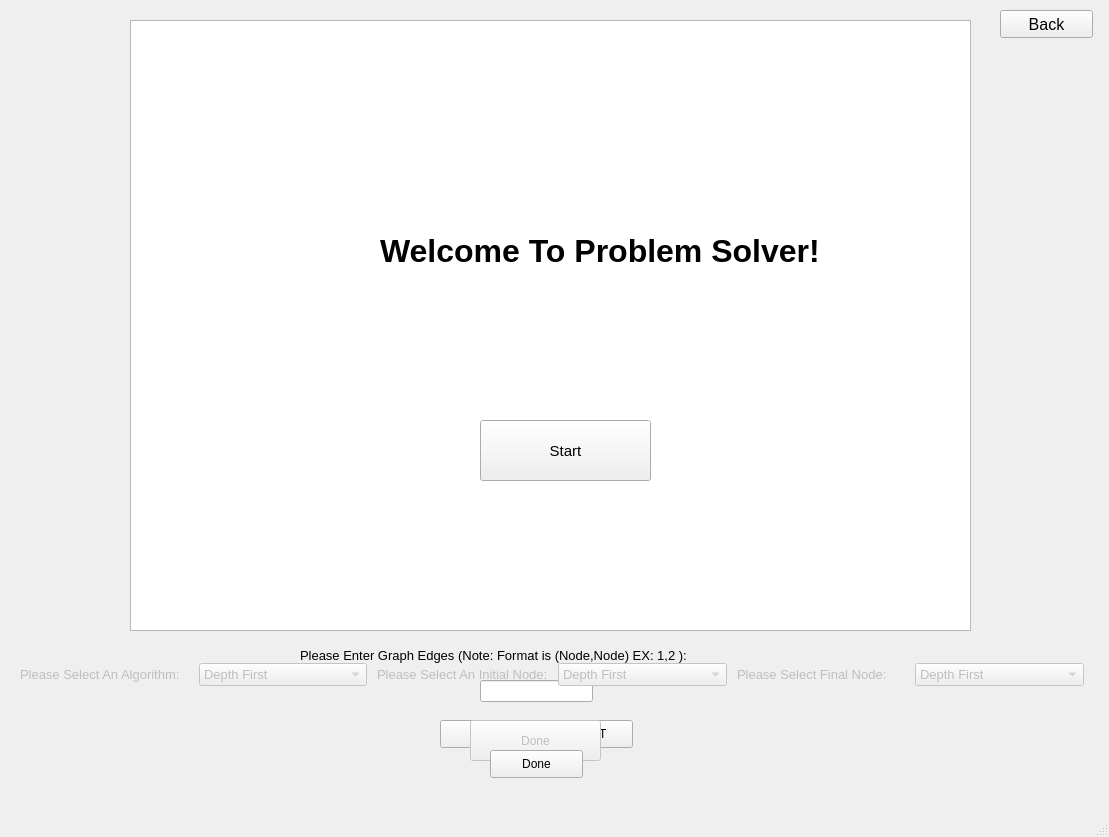
<?xml version="1.0" encoding="UTF-8"?>
<ui version="4.0">
 <class>MainWindow</class>
 <widget class="QMainWindow" name="MainWindow">
  <property name="geometry">
   <rect>
    <x>0</x>
    <y>0</y>
    <width>1109</width>
    <height>837</height>
   </rect>
  </property>
  <property name="windowTitle">
   <string>Problem Solver</string>
  </property>
  <widget class="QWidget" name="centralwidget">
   <widget class="QLabel" name="label">
    <property name="geometry">
     <rect>
      <x>300</x>
      <y>640</y>
      <width>501</width>
      <height>31</height>
     </rect>
    </property>
    <property name="font">
     <font>
      <pointsize>10</pointsize>
     </font>
    </property>
    <property name="text">
     <string>Please Enter Graph Edges (Note: Format is (Node,Node) EX: 1,2 ):</string>
    </property>
   </widget>
   <widget class="QLineEdit" name="inputnodes">
    <property name="geometry">
     <rect>
      <x>480</x>
      <y>680</y>
      <width>113</width>
      <height>22</height>
     </rect>
    </property>
   </widget>
   <widget class="QPushButton" name="add">
    <property name="geometry">
     <rect>
      <x>440</x>
      <y>720</y>
      <width>93</width>
      <height>28</height>
     </rect>
    </property>
    <property name="text">
     <string>ADD</string>
    </property>
   </widget>
   <widget class="QPushButton" name="reset">
    <property name="geometry">
     <rect>
      <x>540</x>
      <y>720</y>
      <width>93</width>
      <height>28</height>
     </rect>
    </property>
    <property name="text">
     <string>RESET</string>
    </property>
   </widget>
   <widget class="QTreeView" name="treeView">
    <property name="geometry">
     <rect>
      <x>130</x>
      <y>20</y>
      <width>841</width>
      <height>611</height>
     </rect>
    </property>
   </widget>
   <widget class="QPushButton" name="done">
    <property name="enabled">
     <bool>false</bool>
    </property>
    <property name="geometry">
     <rect>
      <x>470</x>
      <y>720</y>
      <width>131</width>
      <height>41</height>
     </rect>
    </property>
    <property name="text">
     <string>Done</string>
    </property>
   </widget>
   <widget class="QPushButton" name="pushButton">
    <property name="geometry">
     <rect>
      <x>490</x>
      <y>750</y>
      <width>93</width>
      <height>28</height>
     </rect>
    </property>
    <property name="text">
     <string>Done</string>
    </property>
   </widget>
   <widget class="QWidget" name="layoutWidget">
    <property name="geometry">
     <rect>
      <x>20</x>
      <y>660</y>
      <width>1064</width>
      <height>29</height>
     </rect>
    </property>
    <layout class="QHBoxLayout" name="horizontalLayout">
     <property name="spacing">
      <number>10</number>
     </property>
     <item>
      <widget class="QLabel" name="label_3">
       <property name="enabled">
        <bool>false</bool>
       </property>
       <property name="font">
        <font>
         <pointsize>10</pointsize>
        </font>
       </property>
       <property name="text">
        <string>Please Select An Algorithm:</string>
       </property>
      </widget>
     </item>
     <item>
      <widget class="QComboBox" name="algochoose">
       <property name="enabled">
        <bool>false</bool>
       </property>
       <property name="font">
        <font>
         <pointsize>10</pointsize>
        </font>
       </property>
       <item>
        <property name="text">
         <string>Depth First</string>
        </property>
       </item>
       <item>
        <property name="text">
         <string>Breadth First</string>
        </property>
       </item>
      </widget>
     </item>
     <item>
      <widget class="QLabel" name="label_4">
       <property name="enabled">
        <bool>false</bool>
       </property>
       <property name="font">
        <font>
         <pointsize>10</pointsize>
        </font>
       </property>
       <property name="text">
        <string>Please Select An Initial Node:</string>
       </property>
      </widget>
     </item>
     <item>
      <widget class="QComboBox" name="initialnodechoose">
       <property name="enabled">
        <bool>false</bool>
       </property>
       <property name="font">
        <font>
         <pointsize>10</pointsize>
        </font>
       </property>
       <item>
        <property name="text">
         <string>Depth First</string>
        </property>
       </item>
       <item>
        <property name="text">
         <string>Breadth First</string>
        </property>
       </item>
      </widget>
     </item>
     <item>
      <widget class="QLabel" name="label_5">
       <property name="enabled">
        <bool>false</bool>
       </property>
       <property name="font">
        <font>
         <pointsize>10</pointsize>
        </font>
       </property>
       <property name="text">
        <string>Please Select Final Node:</string>
       </property>
      </widget>
     </item>
     <item>
      <widget class="QComboBox" name="finalnodechoose">
       <property name="enabled">
        <bool>false</bool>
       </property>
       <property name="font">
        <font>
         <pointsize>10</pointsize>
        </font>
       </property>
       <item>
        <property name="text">
         <string>Depth First</string>
        </property>
       </item>
       <item>
        <property name="text">
         <string>Breadth First</string>
        </property>
       </item>
      </widget>
     </item>
    </layout>
   </widget>
   <widget class="QPushButton" name="backbtn">
    <property name="geometry">
     <rect>
      <x>1000</x>
      <y>10</y>
      <width>93</width>
      <height>28</height>
     </rect>
    </property>
    <property name="font">
     <font>
      <pointsize>12</pointsize>
     </font>
    </property>
    <property name="text">
     <string>Back</string>
    </property>
   </widget>
   <widget class="QLabel" name="iconmainscreen">
    <property name="geometry">
     <rect>
      <x>100</x>
      <y>100</y>
      <width>311</width>
      <height>301</height>
     </rect>
    </property>
    <property name="text">
     <string/>
    </property>
    <property name="pixmap">
     <pixmap>icon.png</pixmap>
    </property>
    <property name="scaledContents">
     <bool>true</bool>
    </property>
   </widget>
   <widget class="QLabel" name="labelmainscreen">
    <property name="geometry">
     <rect>
      <x>380</x>
      <y>200</y>
      <width>601</width>
      <height>101</height>
     </rect>
    </property>
    <property name="font">
     <font>
      <pointsize>24</pointsize>
      <weight>75</weight>
      <bold>true</bold>
     </font>
    </property>
    <property name="text">
     <string>Welcome To Problem Solver!</string>
    </property>
   </widget>
   <widget class="QPushButton" name="buttonstart">
    <property name="geometry">
     <rect>
      <x>480</x>
      <y>420</y>
      <width>171</width>
      <height>61</height>
     </rect>
    </property>
    <property name="font">
     <font>
      <pointsize>11</pointsize>
     </font>
    </property>
    <property name="text">
     <string>Start</string>
    </property>
    <property name="autoRepeatDelay">
     <number>301</number>
    </property>
    <property name="autoDefault">
     <bool>false</bool>
    </property>
    <property name="default">
     <bool>false</bool>
    </property>
    <property name="flat">
     <bool>false</bool>
    </property>
   </widget>
  </widget>
  <widget class="QMenuBar" name="menubar">
   <property name="geometry">
    <rect>
     <x>0</x>
     <y>0</y>
     <width>1109</width>
     <height>26</height>
    </rect>
   </property>
  </widget>
  <widget class="QStatusBar" name="statusbar"/>
 </widget>
 <resources/>
 <connections/>
</ui>
